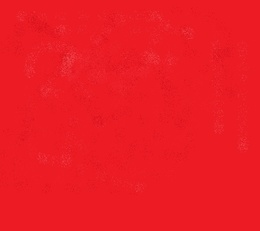
%> input picture 机器视觉实验 物体追踪 角点识别/AnsLab1/One_colour.jpg, 260 x 231 px, shrunk from 540 x 480 before the run
$ octave UnderImageHistogram.m   (GNU Octave 9; MATLAB toolbox functions it lacks are replaced by stand-ins)
%> lines starting %> are read from the running program, lines starting %| are printed output that depends on the picture
OnePic = imread('One_colour.jpg');
%> OnePic is the input picture: size 231x260x3 uint8; mean R, G, B 236.3, 27.6, 36.5
TwoPic = imread('Two_colour.jpg');
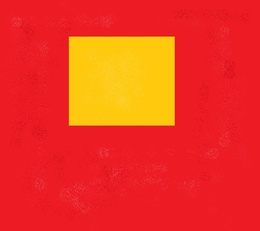
%> input picture 机器视觉实验 物体追踪 角点识别/AnsLab1/Two_colour.jpg, 260 x 231 px, shrunk from 540 x 480 before the run
%> TwoPic is the input picture: size 231x260x3 uint8; mean R, G, B 238.9, 55, 33.6
OnePicGray = im2gray(OnePic);
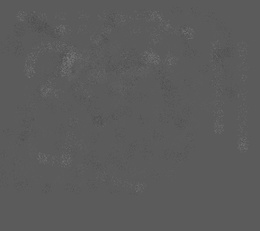
%> OnePicGray: size 231x260 uint8; min 78, max 124, mean 91.2
TwoPicGray = im2gray(TwoPic);
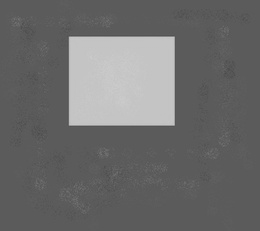
%> TwoPicGray: size 231x260 uint8; min 74, max 203, mean 107.7
tiledlayout(2,2)
nexttile
imshow(OnePicGray)
title('P1')
nexttile
hist(double(OnePicGray),124)
title('Histogram of P1')
nexttile
imshow(TwoPicGray)
title('P2')
nexttile
hist(double(TwoPicGray),124)
title('Histogram of P2')
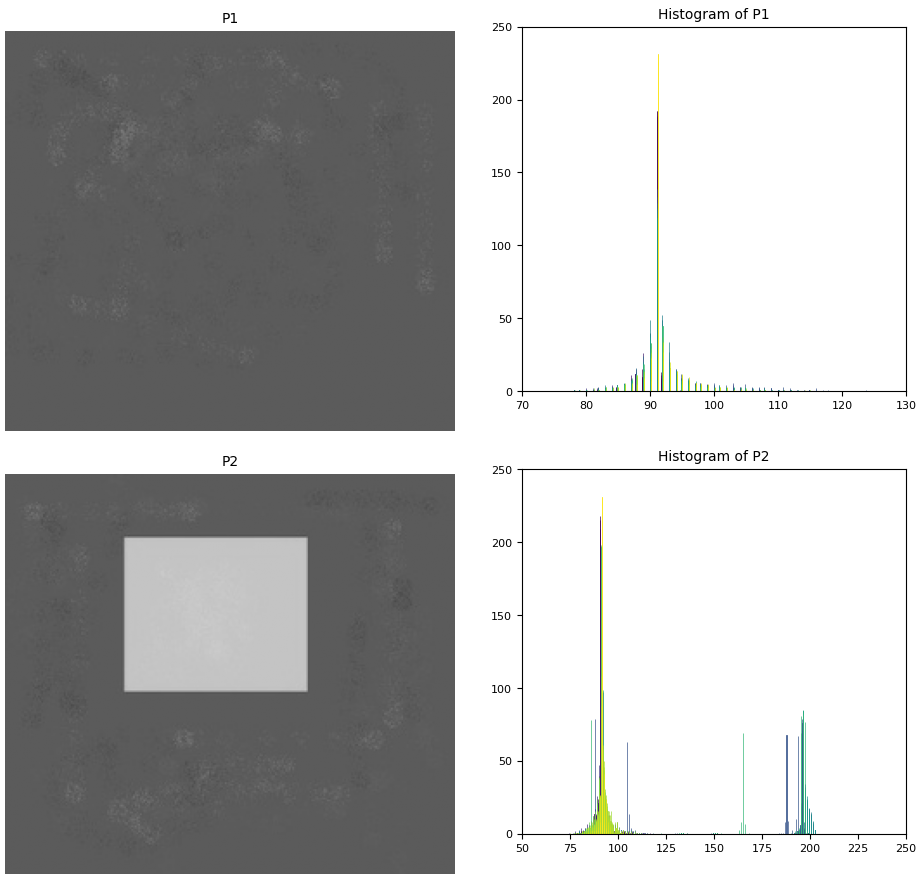
%> figure redrawn from the program's plot data, 4 panels
